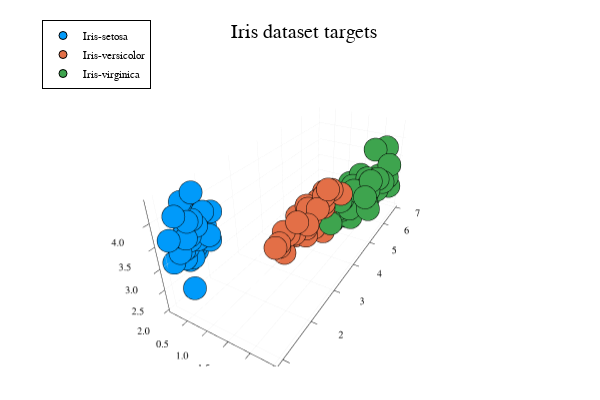

This figure's notebook cell:
### Code cell
# Plot the data
scatter(iris.features[!, :petalwidth], iris.features[!, :petallength], iris.features[!, :sepalwidth],group = iris.targets[!, :class], legend = :topleft, title = "Iris dataset targets")

### Figure 1 — Plotly figure (JSON) as saved in the notebook; plotly's stock layout.template omitted (floating-point values rounded to 4 significant figures)
{"data": [{"colorbar": {"len": 0.9039, "title": "", "x": 0.9934, "y": 0.4896}, "legendgroup": "Iris-setosa", "marker": {"color": "rgba(0, 154, 250, 1.000)", "line": {"color": "rgba(0, 0, 0, 1.000)", "width": 1}, "size": 8, "symbol": "circle"}, "mode": "markers", "name": "Iris-setosa", "scene": "scene", "showlegend": true, "type": "scatter3d", "x": [0.2, 0.2, 0.2, 0.2, 0.2, 0.4, 0.3, 0.2, 0.2, 0.1, 0.2, 0.2, 0.1, 0.1, 0.2, 0.4, 0.4, 0.3, 0.3, 0.3, 0.2, 0.4, 0.2, 0.5, 0.2, 0.2, 0.4, 0.2, 0.2, 0.2, 0.2, 0.4, 0.1, 0.2, 0.1, 0.2, 0.2, 0.1, 0.2, 0.2, 0.3, 0.3, 0.2, 0.6, 0.4, 0.3, 0.2, 0.2, 0.2, 0.2], "xaxis": "x", "y": [1.4, 1.4, 1.3, 1.5, 1.4, 1.7, 1.4, 1.5, 1.4, 1.5, 1.5, 1.6, 1.4, 1.1, 1.2, 1.5, 1.3, 1.4, 1.7, 1.5, 1.7, 1.5, 1, 1.7, 1.9, 1.6, 1.6, 1.5, 1.4, 1.6, 1.6, 1.5, 1.5, 1.4, 1.5, 1.2, 1.3, 1.5, 1.3, 1.5, 1.3, 1.3, 1.3, 1.6, 1.9, 1.4, 1.6, 1.4, 1.5, 1.4], "yaxis": "y", "z": [3.5, 3, 3.2, 3.1, 3.6, 3.9, 3.4, 3.4, 2.9, 3.1, 3.7, 3.4, 3, 3, 4, 4.4, 3.9, 3.5, 3.8, 3.8, 3.4, 3.7, 3.6, 3.3, 3.4, 3, 3.4, 3.5, 3.4, 3.2, 3.1, 3.4, 4.1, 4.2, 3.1, 3.2, 3.5, 3.1, 3, 3.4, 3.5, 2.3, 3.2, 3.5, 3.8, 3, 3.8, 3.2, 3.7, 3.3], "zaxis": "z"}, {"colorbar": {"len": 0.9039, "title": "", "x": 0.9934, "y": 0.4896}, "legendgroup": "Iris-versicolor", "marker": {"color": "rgba(227, 111, 71, 1.000)", "line": {"color": "rgba(0, 0, 0, 1.000)", "width": 1}, "size": 8, "symbol": "circle"}, "mode": "markers", "name": "Iris-versicolor", "scene": "scene", "showlegend": true, "type": "scatter3d", "x": [1.4, 1.5, 1.5, 1.3, 1.5, 1.3, 1.6, 1, 1.3, 1.4, 1, 1.5, 1, 1.4, 1.3, 1.4, 1.5, 1, 1.5, 1.1, 1.8, 1.3, 1.5, 1.2, 1.3, 1.4, 1.4, 1.7, 1.5, 1, 1.1, 1, 1.2, 1.6, 1.5, 1.6, 1.5, 1.3, 1.3, 1.3, 1.2, 1.4, 1.2, 1, 1.3, 1.2, 1.3, 1.3, 1.1, 1.3], "xaxis": "x", "y": [4.7, 4.5, 4.9, 4, 4.6, 4.5, 4.7, 3.3, 4.6, 3.9, 3.5, 4.2, 4, 4.7, 3.6, 4.4, 4.5, 4.1, 4.5, 3.9, 4.8, 4, 4.9, 4.7, 4.3, 4.4, 4.8, 5, 4.5, 3.5, 3.8, 3.7, 3.9, 5.1, 4.5, 4.5, 4.7, 4.4, 4.1, 4, 4.4, 4.6, 4, 3.3, 4.2, 4.2, 4.2, 4.3, 3, 4.1], "yaxis": "y", "z": [3.2, 3.2, 3.1, 2.3, 2.8, 2.8, 3.3, 2.4, 2.9, 2.7, 2, 3, 2.2, 2.9, 2.9, 3.1, 3, 2.7, 2.2, 2.5, 3.2, 2.8, 2.5, 2.8, 2.9, 3, 2.8, 3, 2.9, 2.6, 2.4, 2.4, 2.7, 2.7, 3, 3.4, 3.1, 2.3, 3, 2.5, 2.6, 3, 2.6, 2.3, 2.7, 3, 2.9, 2.9, 2.5, 2.8], "zaxis": "z"}, {"colorbar": {"len": 0.9039, "title": "", "x": 0.9934, "y": 0.4896}, "legendgroup": "Iris-virginica", "marker": {"color": "rgba(62, 164, 78, 1.000)", "line": {"color": "rgba(0, 0, 0, 1.000)", "width": 1}, "size": 8, "symbol": "circle"}, "mode": "markers", "name": "Iris-virginica", "scene": "scene", "showlegend": true, "type": "scatter3d", "x": [2.5, 1.9, 2.1, 1.8, 2.2, 2.1, 1.7, 1.8, 1.8, 2.5, 2, 1.9, 2.1, 2, 2.4, 2.3, 1.8, 2.2, 2.3, 1.5, 2.3, 2, 2, 1.8, 2.1, 1.8, 1.8, 1.8, 2.1, 1.6, 1.9, 2, 2.2, 1.5, 1.4, 2.3, 2.4, 1.8, 1.8, 2.1, 2.4, 2.3, 1.9, 2.3, 2.5, 2.3, 1.9, 2, 2.3, 1.8], "xaxis": "x", "y": [6, 5.1, 5.9, 5.6, 5.8, 6.6, 4.5, 6.3, 5.8, 6.1, 5.1, 5.3, 5.5, 5, 5.1, 5.3, 5.5, 6.7, 6.9, 5, 5.7, 4.9, 6.7, 4.9, 5.7, 6, 4.8, 4.9, 5.6, 5.8, 6.1, 6.4, 5.6, 5.1, 5.6, 6.1, 5.6, 5.5, 4.8, 5.4, 5.6, 5.1, 5.1, 5.9, 5.7, 5.2, 5, 5.2, 5.4, 5.1], "yaxis": "y", "z": [3.3, 2.7, 3, 2.9, 3, 3, 2.5, 2.9, 2.5, 3.6, 3.2, 2.7, 3, 2.5, 2.8, 3.2, 3, 3.8, 2.6, 2.2, 3.2, 2.8, 2.8, 2.7, 3.3, 3.2, 2.8, 3, 2.8, 3, 2.8, 3.8, 2.8, 2.8, 2.6, 3, 3.4, 3.1, 3, 3.1, 3.1, 3.1, 2.7, 3.2, 3.3, 3, 2.5, 3, 3.4, 3], "zaxis": "z"}], "layout": {"annotations": [{"font": {"color": "rgba(0, 0, 0, 1.000)", "family": "sans-serif", "size": 20}, "rotation": 0, "showarrow": false, "text": "Iris dataset targets", "x": 0.5074, "xanchor": "center", "xref": "paper", "y": 1, "yanchor": "top", "yref": "paper"}], "height": 400, "legend": {"bgcolor": "rgba(255, 255, 255, 1.000)", "bordercolor": "rgba(0, 0, 0, 1.000)", "borderwidth": 1, "font": {"color": "rgba(0, 0, 0, 1.000)", "family": "sans-serif", "size": 11}, "title": {"font": {"color": "rgba(0, 0, 0, 1.000)", "family": "sans-serif", "size": 15}, "text": ""}, "tracegroupgap": 0, "traceorder": "normal", "x": 0.07, "xanchor": "left", "y": 1, "yanchor": "top"}, "margin": {"b": 20, "l": 0, "r": 0, "t": 20}, "paper_bgcolor": "rgba(255, 255, 255, 1.000)", "plot_bgcolor": "rgba(255, 255, 255, 1.000)", "scene": {"camera": {"eye": {"x": 1.126, "y": -1.95, "z": 1.3}, "projection": "orthographic"}, "domain": {"x": [0.02138, 0.9934], "y": [0.03762, 0.9415]}, "xaxis": {"gridcolor": "rgba(0, 0, 0, 0.100)", "gridwidth": 0.5, "linecolor": "rgba(0, 0, 0, 1.000)", "mirror": false, "range": [0.028, 2.572], "showgrid": true, "showline": true, "showticklabels": true, "tickangle": 0, "tickcolor": "rgb(0, 0, 0)", "tickfont": {"color": "rgba(0, 0, 0, 1.000)", "family": "sans-serif", "size": 11}, "tickmode": "array", "ticks": "inside", "ticktext": ["0.5", "1.0", "1.5", "2.0", "2.5"], "tickvals": [0.5, 1, 1.5, 2, 2.5], "title": "", "titlefont": {"color": "rgba(0, 0, 0, 1.000)", "family": "sans-serif", "size": 15}, "type": "-", "visible": true, "zeroline": false, "zerolinecolor": "rgba(0, 0, 0, 1.000)"}, "yaxis": {"gridcolor": "rgba(0, 0, 0, 0.100)", "gridwidth": 0.5, "linecolor": "rgba(0, 0, 0, 1.000)", "mirror": false, "range": [0.823, 7.077], "showgrid": true, "showline": true, "showticklabels": true, "tickangle": 0, "tickcolor": "rgb(0, 0, 0)", "tickfont": {"color": "rgba(0, 0, 0, 1.000)", "family": "sans-serif", "size": 11}, "tickmode": "array", "ticks": "inside", "ticktext": ["1", "2", "3", "4", "5", "6", "7"], "tickvals": [1, 2, 3, 4, 5, 6, 7], "title": "", "titlefont": {"color": "rgba(0, 0, 0, 1.000)", "family": "sans-serif", "size": 15}, "type": "-", "visible": true, "zeroline": false, "zerolinecolor": "rgba(0, 0, 0, 1.000)"}, "zaxis": {"gridcolor": "rgba(0, 0, 0, 0.100)", "gridwidth": 0.5, "linecolor": "rgba(0, 0, 0, 1.000)", "mirror": false, "range": [1.928, 4.472], "showgrid": true, "showline": true, "showticklabels": true, "tickangle": 0, "tickcolor": "rgb(0, 0, 0)", "tickfont": {"color": "rgba(0, 0, 0, 1.000)", "family": "sans-serif", "size": 11}, "tickmode": "array", "ticks": "inside", "ticktext": ["2.0", "2.5", "3.0", "3.5", "4.0"], "tickvals": [2, 2.5, 3, 3.5, 4], "title": "", "titlefont": {"color": "rgba(0, 0, 0, 1.000)", "family": "sans-serif", "size": 15}, "type": "-", "visible": true, "zeroline": false, "zerolinecolor": "rgba(0, 0, 0, 1.000)"}}, "showlegend": true, "width": 600}}
